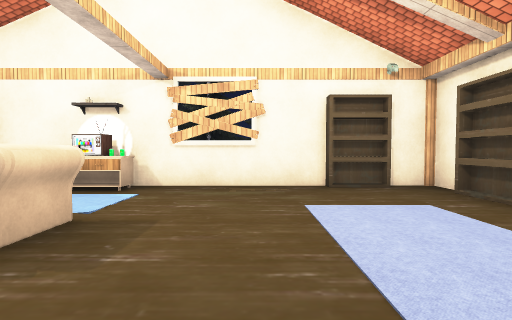
View 1 (above)

24 first-person views from a walk through a Unity game level. The camera is 1.2 m above the floor, tilts 2° down and sees 85° across. The floor is counted in squares, 2 m on a side. Each view is taken from the middle of a square. On the plan, view 1 faces up. The plan holds only what a view shows up to about 9 squares ahead; the rest is blank. The place goes on beyond the plan. The player is left out. Door leaves are left out, so doorways stand open. Some surface patterns are stand-ins.

View 2
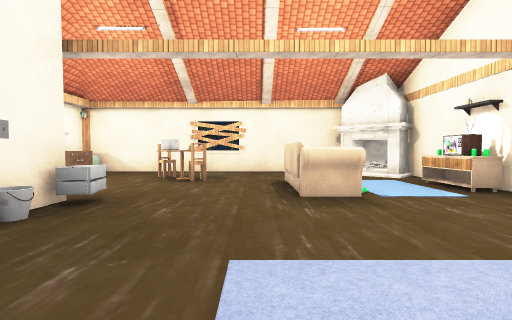

View 3
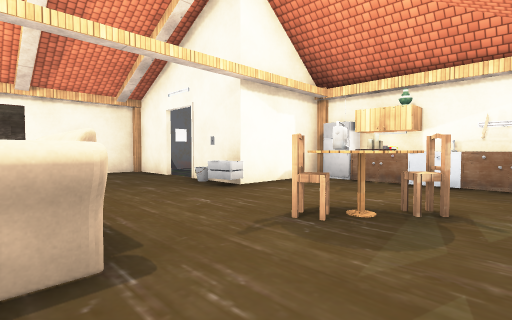

View 4
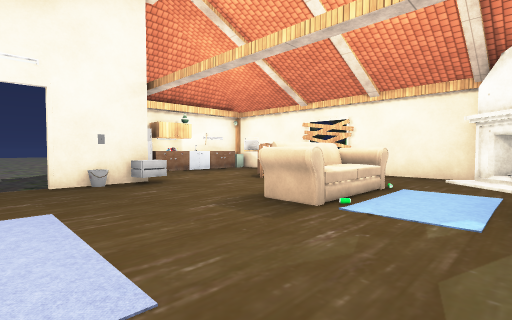

View 5
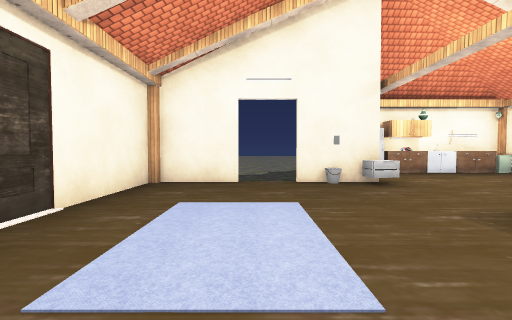

View 6
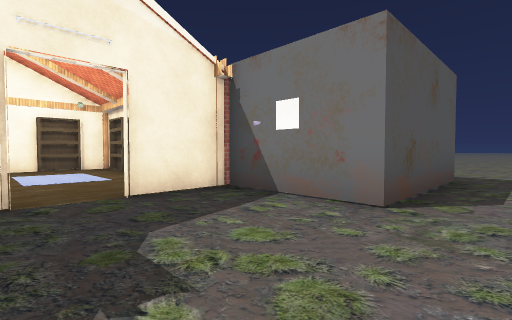

View 7
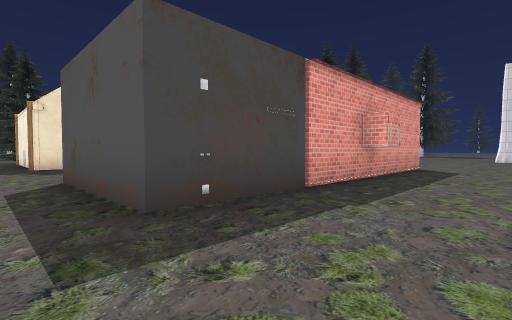

View 8
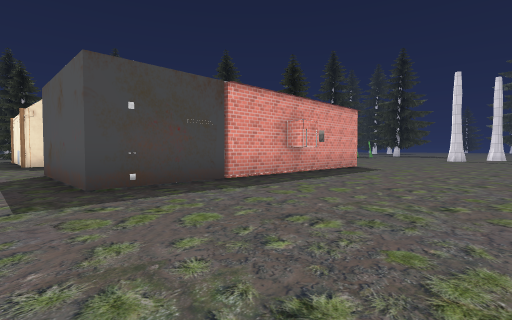

View 9
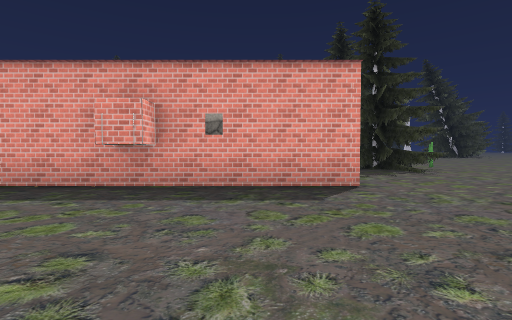

View 10
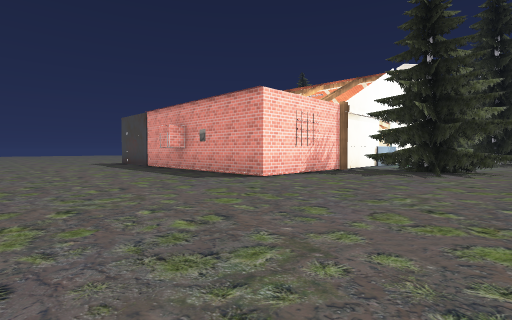

View 11
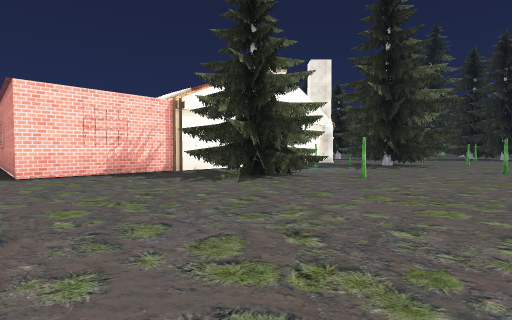

View 12
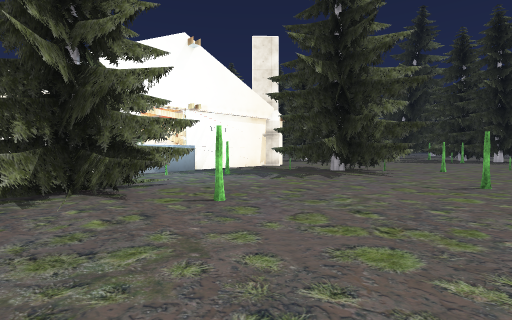

View 13
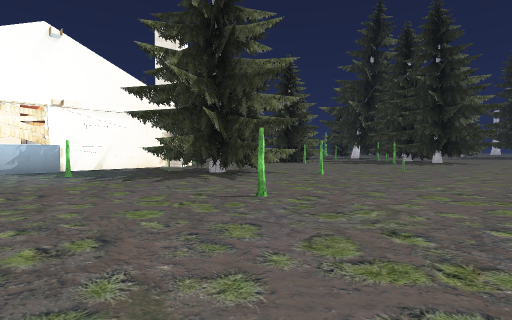

View 14
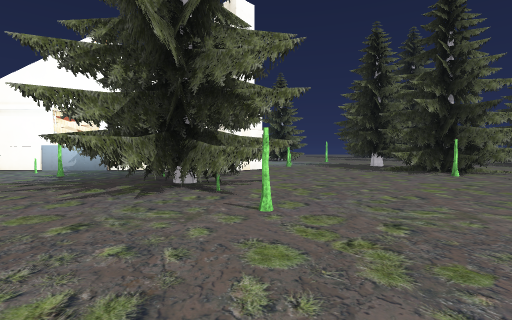

View 15
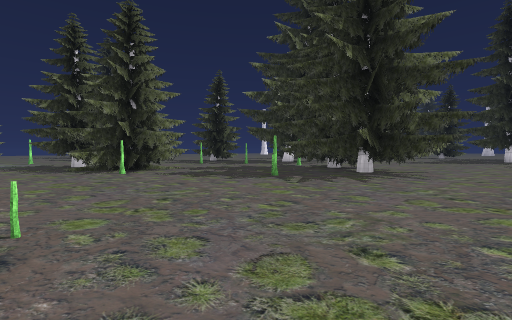

View 16
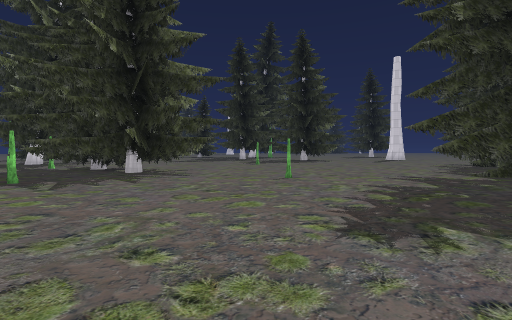

View 17
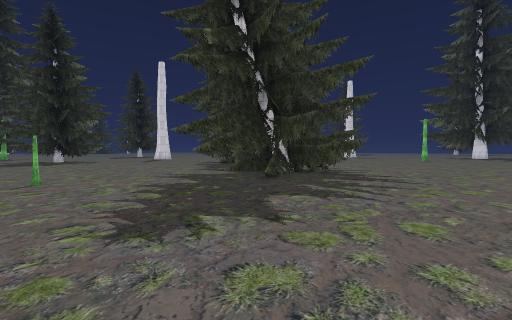

View 18
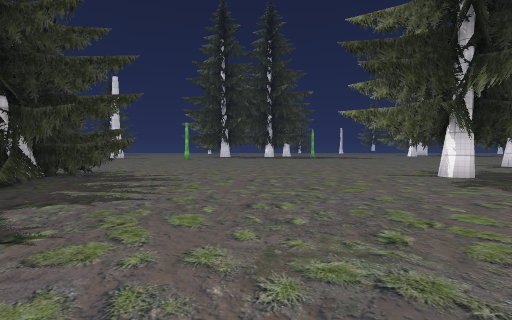

View 19
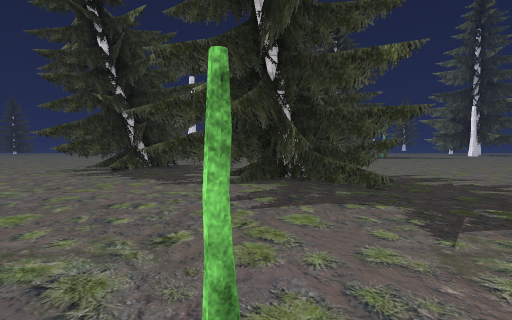

View 20
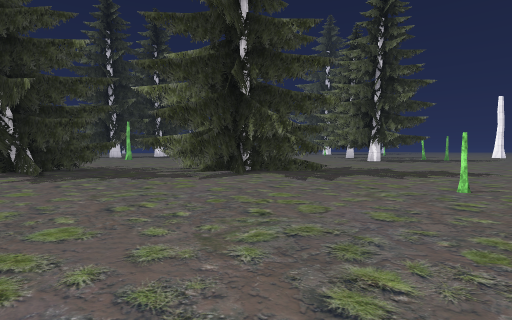

View 21
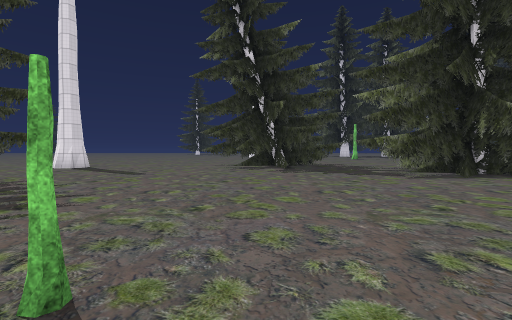

View 22
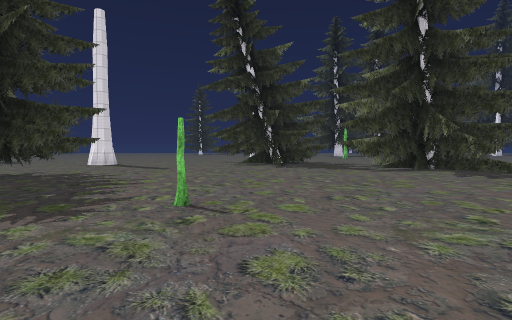

View 23
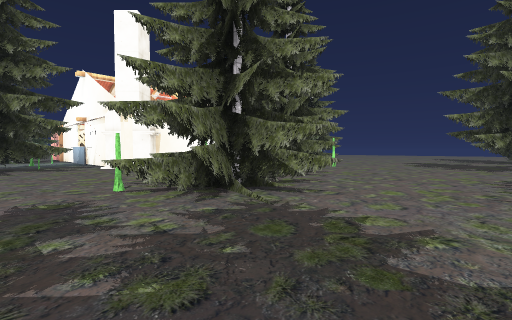

View 24
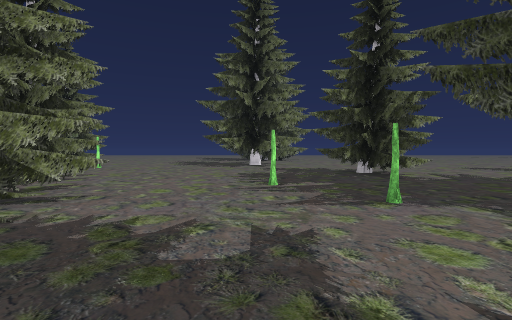

### Floor plan
Key: @ floor where view 1 was taken; # wall or solid block; x gap in a wall; . floor; D open door; = window, fence, low wall or low ledge; ^ raised ledge; P plank; B bookshelf; T TV; C candle; H chair; R radio; A cabinet; S sink; F fridge; I thing the floor can be seen under or through; O other object.
Columns run from 23 left of view 1 to 11 right of it. Each row starts with its distance up from view 1.
 23  .. ####  .........x.
 22 ....##.####........#.
 21 ........###....... ##
 20 .......######......##
 19 .......##### ...... #
 18 #.........##.......
 17 #..................
 16 ..................
 15 .........O.......
 14  ..O....................
 13   ..... #...............
 12    ...###......................
 11     ..####.....O....O..........
 10       ####O......O.I...........
  9       ###O.......III....O..........
  8       ##.........IIII...###........
  7        #....O.....III.O.###........
  6       .....##.... ##...O#=.........
  5       O...####....####PPBB## ......
  4       .....=##...##OTTO...    .....
  3     ....O..###.  #........B   .....
  2   ...#......#    #..#^.....  #.....
  1   ..###.......   #........#  #.....
  0  ...###.......   #.CH..@..    .....
 -1  .............   #.RH.#DD##  #.....
 -2          #..     #....#...   #.....
 -3          #.      #ASA.#...   O.....
 -4                  ###AF#...####.....
 -5                        ............

Positions as (right, up) in squares from view 1, and headings:
1: (0, 0), facing up
2: (2, 1), facing left
3: (-5, 2), facing down-right
4: (1, 4), facing down-left
5: (1, 4), facing down
6: (0, -5), facing up-right
7: (9, -5), facing up-left
8: (11, -5), facing up-left
9: (11, 3), facing left
10: (11, 9), facing down-left
11: (7, 12), facing down-left
12: (3, 12), facing down-left
13: (0, 14), facing down-left
14: (-6, 13), facing down
15: (-8, 14), facing down-left
16: (-8, 14), facing left
17: (-8, 14), facing up-left
18: (-8, 14), facing up
19: (-14, 14), facing up
20: (-19, 14), facing up-right
21: (-19, 13), facing up
22: (-19, 11), facing up
23: (-15, 8), facing down-right
24: (-15, 8), facing down
